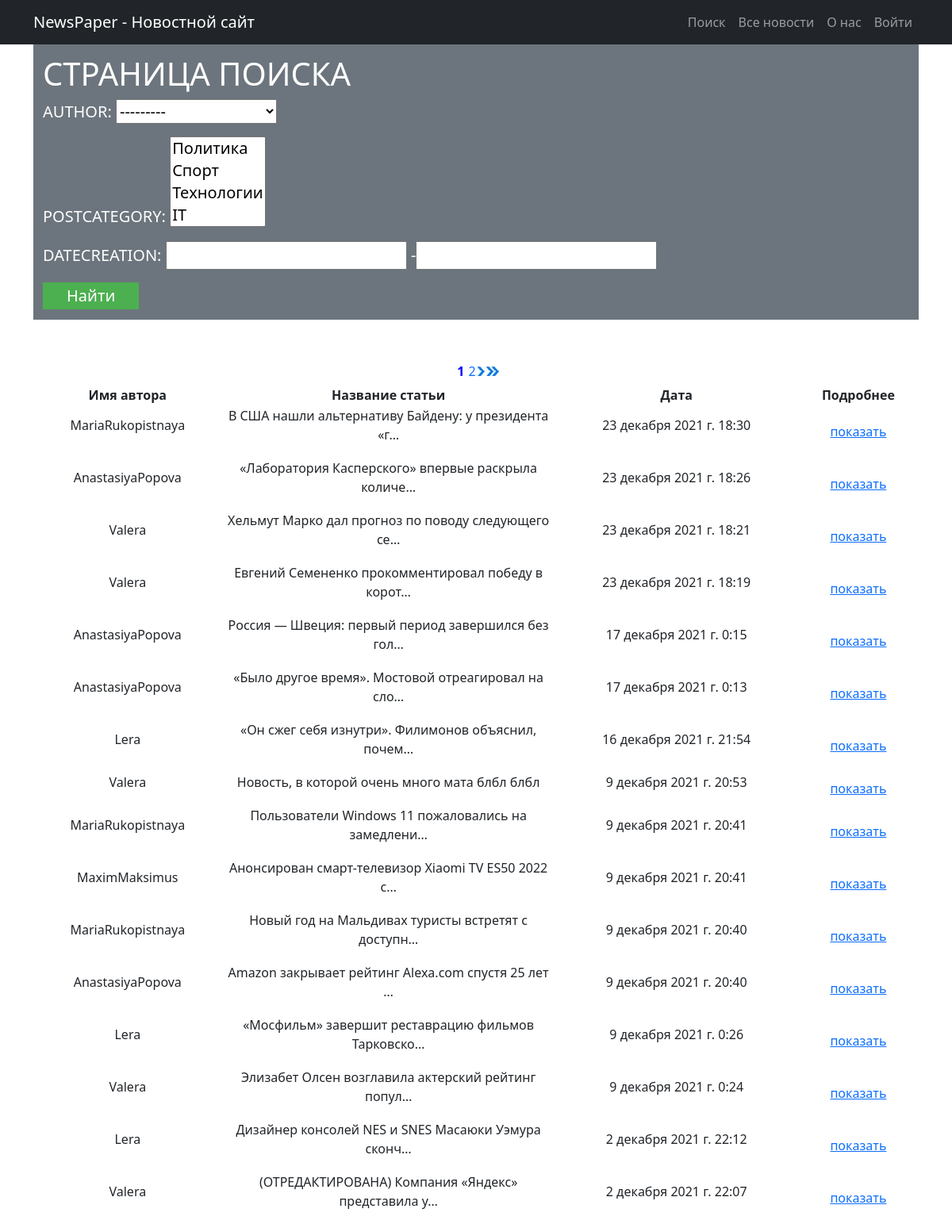
The app's page /news/search/ with its own data.
### news/models.py (models this page shows, shortened)
class Post(models.Model):
    author = models.ForeignKey(Author, on_delete=models.CASCADE)
    NEWS = 'NW'
    ARTICLE = 'AR'
    CATEGORY_CHOICES = (
        (NEWS, 'Новость'),
        (ARTICLE, 'Статья')
    )
    categoryType = models.CharField(max_length=2, choices=CATEGORY_CHOICES, default=ARTICLE)
    dateCreation = models.DateTimeField(auto_now_add=True)
    postCategory = models.ManyToManyField(Category, through='PostCategory')
    title = models.CharField(max_length=128)
    text = models.TextField()
    rating = models.SmallIntegerField(default=0)
    class Meta:
        verbose_name = 'Пост'
        verbose_name_plural = 'Посты'

class Author(models.Model):
    authorUser = models.OneToOneField(User, on_delete=models.CASCADE)
    ratingAuthor = models.SmallIntegerField(default=0)
    def __str__(self):
        return '{}'.format(self.authorUser)
    class Meta:
        verbose_name = 'Автор'
        verbose_name_plural = 'Авторы'

### news/views.py (the view)
# urls.py: path('search/', Search.as_view(), name='search' ),  # Ссылка на поиск новости
class Search(ListView):
    model = Post
    template_name = 'news/search.html'
    context_object_name = 'news'
    ordering = ['-dateCreation']
    paginate_by = 10
    def get_context_data(self, **kwargs):
        context = super().get_context_data(**kwargs)
        context['filter'] = NewsFilter(self.request.GET, queryset=self.get_queryset())
        return context

### news/models.py (called while the page is built)
    def __str__(self):
        return '{}'.format(self.name)

### templates/news/search.html (shortened to what this page needs)
{% extends 'news/default.html' %}
{% load custom_filters %}
{% load static %}
    {% block title-container %}
    <h3 class="display-6">Страница поиска</h3>
    <form method="GET">
        {{ filter.form.as_p }}
        <input style="padding: 2px 30px; border: none; background-color: #4CAF50; color: white;" type="submit" value="Найти">
    </form>
    {% endblock %}
{% block content %}
{% if is_paginated %}
<table style="width: 100%">
    <head>
        <th>
            Имя автора
        </th>
        <th style="width: 420px">
            Название статьи
        </th>
        <th>
            Дата
        </th>
        <th>
            Подробнее
        </th>
    </head>
    {% for new in filter.qs %}
    <tr>
        <td  >
            <p>
                {{ new.author }}
            </p>
        </td>
        <td>
            <p>
                {{ new.title| truncatechars:50 }}
            </p>
        </td>
        <td>
            <p>
                {{ new.dateCreation }}
            </p>
        </td>
        <td>
            <a href="{% url 'detail' new.pk %}">
                показать
            </a>
        </td>
    <tr>
    {% endfor %}
    {% for num in page_obj.paginator.page_range %}
        {% if page_obj.number == num %}
            <a class="my_class" ><span>{{ num }}</span></a>
        {% elif num > page_obj.number|add:'-3' and num < page_obj.number|add:'3' %}
            <a class="my_class" href="?page={{ num }}">
                {{ num }}
            </a>
        {% endif %}
    {% endfor %}
    {% if page_obj.has_next %}
        <a class="my_class" href="?page={{ page_obj.next_page_number }}">
            <img src="{% static 'img/next_page.png' %}" alt="photo">
        </a>
        <a class="my_class" href="?page={{ page_obj.paginator.num_pages }}">
            <img src="{% static 'img/next_end_page.png' %}" alt="photo">
        </a>
    {% endif %}
    {% endif %}
</table>
{% endblock %}

### static/css/my_styles.css (style rules this page uses)
.my_class { display: inline-flex; text-decoration: none; }
.my_class span { padding: 5px; color: blue; font-size: 16px; font-weight: bold; }

### records on screen
Post: author "MariaRukopistnaya", title "В США нашли альтернативу Байдену: у президента «г…", dateCreation "23 декабря 2021 г. 18:30"
Post: author "AnastasiyaPopova", title "«Лаборатория Касперского» впервые раскрыла количе…", dateCreation "23 декабря 2021 г. 18:26"
Post: author "Valera", title "Хельмут Марко дал прогноз по поводу следующего се…", dateCreation "23 декабря 2021 г. 18:21"
Post: author "Valera", title "Евгений Семененко прокомментировал победу в корот…", dateCreation "23 декабря 2021 г. 18:19"
Post: author "AnastasiyaPopova", title "Россия — Швеция: первый период завершился без гол…", dateCreation "17 декабря 2021 г. 0:15"
Post: author "AnastasiyaPopova", title "«Было другое время». Мостовой отреагировал на сло…", dateCreation "17 декабря 2021 г. 0:13"
Post: author "Lera", title "«Он сжег себя изнутри». Филимонов объяснил, почем…", dateCreation "16 декабря 2021 г. 21:54"
Post: author "Valera", title "Новость, в которой очень много мата блбл блбл", dateCreation "9 декабря 2021 г. 20:53"
Post: author "MariaRukopistnaya", title "Пользователи Windows 11 пожаловались на замедлени…", dateCreation "9 декабря 2021 г. 20:41"
Post: author "MaximMaksimus", title "Анонсирован смарт-телевизор Xiaomi TV ES50 2022 с…", dateCreation "9 декабря 2021 г. 20:41"
Post: author "MariaRukopistnaya", title "Новый год на Мальдивах туристы встретят с доступн…", dateCreation "9 декабря 2021 г. 20:40"
Post: author "AnastasiyaPopova", title "Amazon закрывает рейтинг Alexa.com спустя 25 лет …", dateCreation "9 декабря 2021 г. 20:40"
Post: author "Lera", title "«Мосфильм» завершит реставрацию фильмов Тарковско…", dateCreation "9 декабря 2021 г. 0:26"
Post: author "Valera", title "Элизабет Олсен возглавила актерский рейтинг попул…", dateCreation "9 декабря 2021 г. 0:24"
Post: author "Lera", title "Дизайнер консолей NES и SNES Масаюки Уэмура сконч…", dateCreation "2 декабря 2021 г. 22:12"
Post: author "Valera", title "(ОТРЕДАКТИРОВАНА) Компания «Яндекс» представила у…", dateCreation "2 декабря 2021 г. 22:07"

### other values on screen
{{ num }} "1"
{{ num }} "2"
